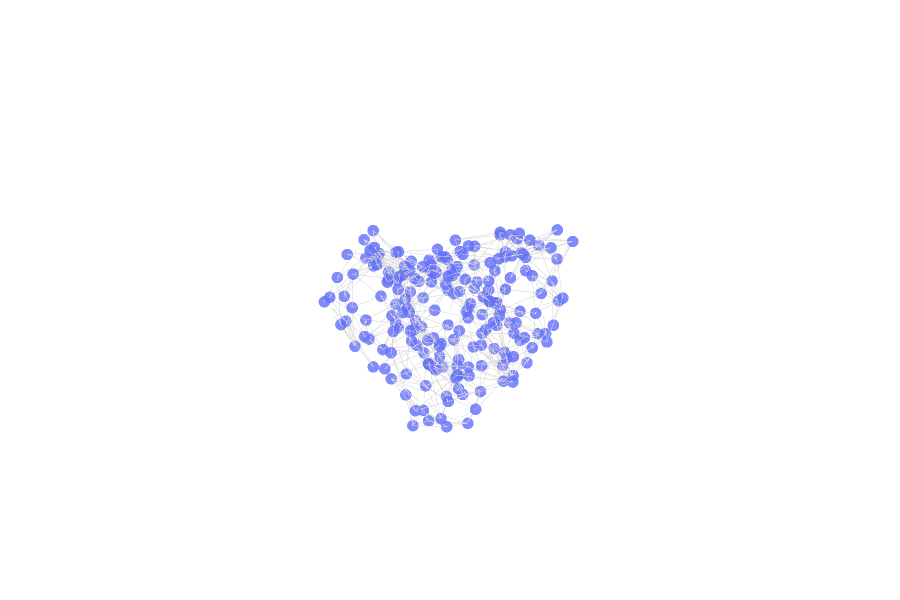

Notebook cell for this chart:
### Code cell
graph = parse_pdb(Path("../structures/1A2K_l_b.pdb"))
PlotlyVis.create_figure(graph)

### Figure 1 — Plotly figure (JSON) as saved in the notebook; plotly's stock layout.template omitted (floating-point values rounded to 4 significant figures; data arrays with more than 128 entries replaced by an {"elided": "..."} marker saying what was removed)
{"data": [{"hoverinfo": "text", "marker": {"cmax": 1, "cmin": 0, "opacity": 0.8, "size": 4}, "mode": "markers", "type": "scatter3d", "x": {"elided": "196 float values"}, "y": {"elided": "196 float values"}, "z": {"elided": "196 float values"}}, {"hoverinfo": "text", "line": {"color": "lightgray", "dash": "dot", "width": 1}, "mode": "lines", "text": {"elided": "6756 str values"}, "type": "scatter3d", "x": {"elided": "6756 float values"}, "y": {"elided": "6756 float values"}, "z": {"elided": "6756 float values"}}], "layout": {"height": 600, "scene": {"xaxis": {"visible": false}, "yaxis": {"visible": false}, "zaxis": {"visible": false}}, "showlegend": false, "width": 900}}
